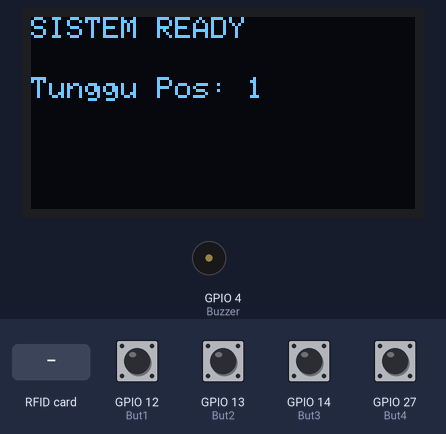
Simulated run of this program. Board: ESP32. On the bench: 128×64 one-colour display, buzzer (waves = sounding, pin HIGH). The test bench sets the inputs (shaded band); at power-on: GPIO 12 (But1), GPIO 13 (But2), GPIO 14 (But3), GPIO 27 (But4) HIGH. WiFi joins after 1.5 s; servers stay silent unless stated; random numbers use the default seed unless the program sets one; no MQTT or app messages arrive unless stated; what the program prints to the serial monitor is not drawn. At 45.2 s the program puts the board to deep sleep or switches it off; the recording ends there.

Above: at 5.5 s.
5.6 s: RFID card 87 E3 C5 01 held to the reader
At 7.0 s:
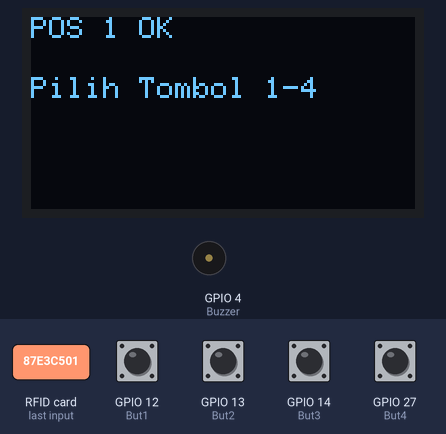
7.3 s: GPIO 12 (But1) pulled LOW for 0.15 s
At 8.1 s:
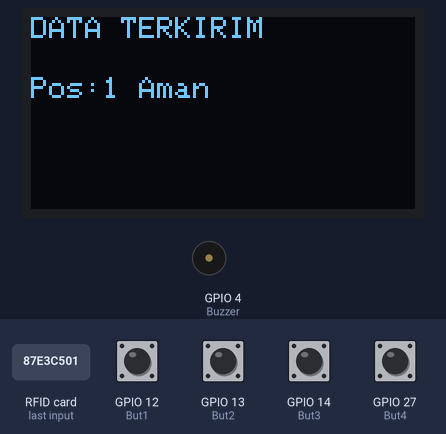
10.4 s: RFID card 34 5E 25 D9 held to the reader
At 10.8 s:
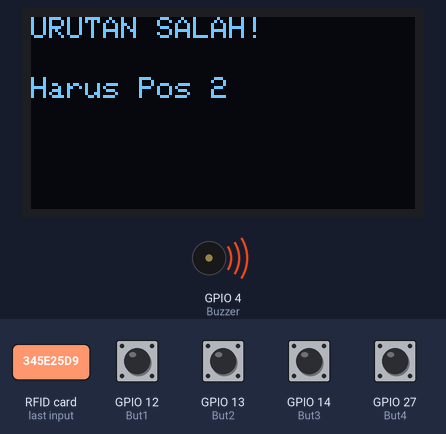
13.1 s: RFID card 5E 7A 19 C4 held to the reader
At 15.5 s:
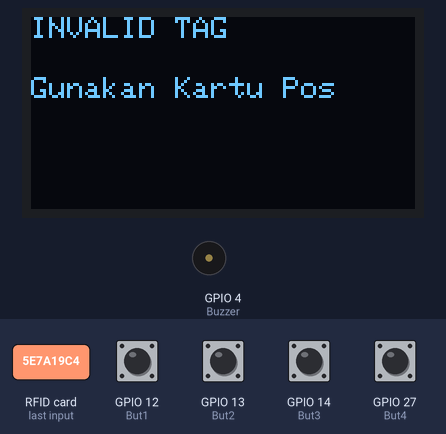
Timing chart, 0 to 17.0 s (numbered marks = the images above; inputs shaded):
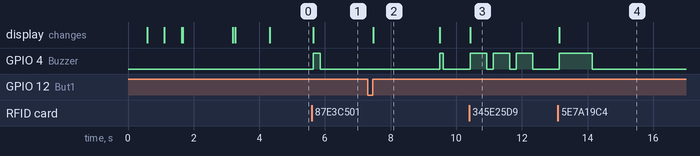

The program:

main.cpp
```cpp
#include <WiFi.h>
#include <PubSubClient.h>
#include <MFRC522.h>
#include <SPI.h>
#include <esp_task_wdt.h>
#include <Wire.h>
#include <Adafruit_GFX.h>
#include <Adafruit_SSD1306.h>

const char* ssid = "SAIL-IoT";
const char* password = "S1L1wan9i";
const char* mqtt_server = "192.168.0.211";
const char* mqtt_topic = "patroli/laporan";

WiFiClient espClient;
PubSubClient client(espClient);

#define SCREEN_WIDTH 128
#define SCREEN_HEIGHT 64
#define OLED_RESET    -1
Adafruit_SSD1306 display(SCREEN_WIDTH, SCREEN_HEIGHT, &Wire, OLED_RESET);

#define SS_PIN     5
#define RST_PIN    22
#define Buzzer     4
#define But1       12
#define But2       13
#define But3       14
#define But4       27

#define SCK_PIN    18
#define MISO_PIN   19
#define MOSI_PIN   23

#define WDT_TIMEOUT 10
#define SLEEP_TIMEOUT 30000

MFRC522 rfid(SS_PIN, RST_PIN);

String registeredUIDs[] = {"87 E3 C5 01", "70 45 EC 58", "34 5E 25 D9", "C3 93 07 14"};

RTC_DATA_ATTR int currentExpectedPos = 0;
unsigned long lastActivityTime = 0;

void displayMsg(String line1, String line2 = "") {
  display.clearDisplay();
  display.setCursor(0, 0);
  display.setTextSize(1);
  display.println(line1);
  display.setCursor(0, 20);
  display.println(line2);
  display.display();
}

void bunyiBuzzer(int durasi) {
  digitalWrite(Buzzer, HIGH);
  delay(durasi);
  digitalWrite(Buzzer, LOW);
}

void setup_wifi() {
  display.clearDisplay();
  display.setCursor(0, 0);
  display.println("CONNECTING WIFI...");
  display.display();

  WiFi.begin(ssid, password);
  int attempt = 0;

  while (WiFi.status() != WL_CONNECTED) {
    delay(500);
    display.print(".");
    display.display();
    attempt++;

    if(attempt > 20) {
      display.clearDisplay();
      display.setCursor(0,0);
      display.println("WIFI ERROR!");
      display.println("Check Router...");
      display.display();
      delay(2000);
      attempt = 0;
    }
  }

  display.clearDisplay();
  display.setCursor(0, 0);
  display.println("WIFI CONNECTED!");
  display.println("IP: " + WiFi.localIP().toString());
  display.display();
  delay(1500);
}

void reconnect() {
  while (!client.connected()) {
    if (WiFi.status() != WL_CONNECTED) {
      setup_wifi();
    }

    display.clearDisplay();
    display.setCursor(0, 0);
    display.println("CONNECTING MQTT...");
    display.println("Server: 192.168.0.211");
    display.display();

    String clientId = "ESP32-Patroli-" + String(random(0xffff), HEX);

    if (client.connect(clientId.c_str())) {
      display.println("MQTT READY!");
      display.display();
      delay(1000);
    } else {
      display.println("FAILED :(");
      display.print("RC: "); display.println(client.state());
      display.println("Try in 5s...");
      display.display();
      delay(5000);
    }
  }
}

void masukDeepSleep() {
  displayMsg("SLEEP MODE", "Tekan But1-Wake");
  delay(2000);
  display.ssd1306_command(SSD1306_DISPLAYOFF);
  esp_sleep_enable_ext0_wakeup(GPIO_NUM_12, 0);
  esp_deep_sleep_start();
}

void selesaiPatroli() {
  displayMsg("PATROLI SELESAI", "Sampai Jumpa!");
  for(int i = 0; i < 3; i++) {
    bunyiBuzzer(100); delay(100);
    bunyiBuzzer(500); delay(200);
  }
  currentExpectedPos = 0;
  delay(5000);
  masukDeepSleep();
}

int tungguTombol() {
  unsigned long startWait = millis();
  while (true) {
    esp_task_wdt_reset();
    if (millis() - startWait > 10000) return 0;

    if (digitalRead(But1) == LOW) { delay(150); return 1; }
    if (digitalRead(But2) == LOW) { delay(150); return 2; }
    if (digitalRead(But3) == LOW) { delay(150); return 3; }
    if (digitalRead(But4) == LOW) { delay(150); return 4; }
  }
}

void kirimDataMQTT(int pos, int tombol) {
  String statusPesan = "";
  switch (tombol) {
    case 1: statusPesan = "Aman"; break;
    case 2: statusPesan = "Rusak"; break;
    case 3: statusPesan = "Aneh"; break;
    case 4: statusPesan = "Bahaya"; break;
  }

  if (!client.connected()) reconnect();

  String payload = "{\"pos\":" + String(pos) + ", \"status\":\"" + statusPesan + "\"}";
  client.publish(mqtt_topic, payload.c_str());

  Serial.println("SENT TO MQTT: " + payload);
  displayMsg("DATA TERKIRIM", "Pos:" + String(pos) + " " + statusPesan);
  delay(2000);
}

void setup() {
  Serial.begin(115200);

  if(!display.begin(SSD1306_SWITCHCAPVCC, 0x3C)) { for(;;); }
  display.clearDisplay();
  display.setTextColor(WHITE);
  display.setTextSize(1);

  setup_wifi();
  client.setServer(mqtt_server, 1883);
  reconnect();

  SPI.begin(SCK_PIN, MISO_PIN, MOSI_PIN, SS_PIN);
  if(!display.begin(SSD1306_SWITCHCAPVCC, 0x3C)) { for(;;); }
  display.clearDisplay();
  display.setTextColor(WHITE);

  esp_task_wdt_init(WDT_TIMEOUT, true);
  esp_task_wdt_add(NULL);

  pinMode(Buzzer, OUTPUT);
  pinMode(But1, INPUT_PULLUP);
  pinMode(But2, INPUT_PULLUP);
  pinMode(But3, INPUT_PULLUP);
  pinMode(But4, INPUT_PULLUP);

  displayMsg("SISTEM READY", "Tunggu Pos: " + String(currentExpectedPos + 1));

  rfid.PCD_Init();
  lastActivityTime = millis();
}

void loop() {
  rfid.PCD_Init();
  if (!client.connected()) reconnect();
  client.loop();
  esp_task_wdt_reset();

  if (millis() - lastActivityTime > SLEEP_TIMEOUT) {
    masukDeepSleep();
  }

  if (!rfid.PICC_IsNewCardPresent() || !rfid.PICC_ReadCardSerial()) return;

  lastActivityTime = millis();

  String content = "";
  for (byte i = 0; i < rfid.uid.size; i++) {
    content.concat(String(rfid.uid.uidByte[i] < 0x10 ? " 0" : " "));
    content.concat(String(rfid.uid.uidByte[i], HEX));
  }
  content.toUpperCase(); content.trim();

  int foundIndex = -1;
  for(int i = 0; i < 4; i++) {
    if(content == registeredUIDs[i]) { foundIndex = i; break; }
  }

  if(foundIndex != -1) {
    if (foundIndex != currentExpectedPos) {
      displayMsg("URUTAN SALAH!", "Harus Pos " + String(currentExpectedPos + 1));
      for(int j=0; j<3; j++){ bunyiBuzzer(500); delay(200); }
    }
    else {
      displayMsg("POS " + String(foundIndex + 1) + " OK", "Pilih Tombol 1-4");
      for(int i = 0; i <= foundIndex; i++) { bunyiBuzzer(200); delay(100); }

      int tombol = tungguTombol();
      if (tombol == 0) {
        displayMsg("TIMEOUT", "Scan Ulang Pos " + String(foundIndex + 1));
        bunyiBuzzer(500);
      } else {
        kirimDataMQTT(foundIndex + 1, tombol);
        currentExpectedPos++;
        if (currentExpectedPos >= 4) {
          selesaiPatroli();
        } else {
          displayMsg("SISTEM READY", "Lanjut ke Pos: " + String(currentExpectedPos + 1));
          bunyiBuzzer(100);
        }
      }
    }
  } else {
    displayMsg("INVALID TAG", "Gunakan Kartu Pos");
    bunyiBuzzer(1000);
  }

  rfid.PICC_HaltA();
  rfid.PCD_StopCrypto1();
}
```

Measured:
- after the input at 5.6 s, GPIO 4 (Buzzer): LOW → HIGH after 0.05 s, → LOW 0.20 s later; the display: changes after 0.05 s (image 1)
- after the input at 7.3 s, GPIO 4 (Buzzer): LOW → HIGH after 2.2 s, → LOW 0.10 s later; the display: changes after 0.18 s (image 2)
- after the input at 10.4 s, GPIO 4 (Buzzer): alternates HIGH for 0.50 s and LOW for 0.20 s, starting at once; the display: changes at once (image 3)
- after the input at 13.1 s, GPIO 4 (Buzzer): LOW → HIGH at once, → LOW 1.0 s later
- what the display in image 2 shows lasts 2.0 s, from 7.5 s to 9.5 s
